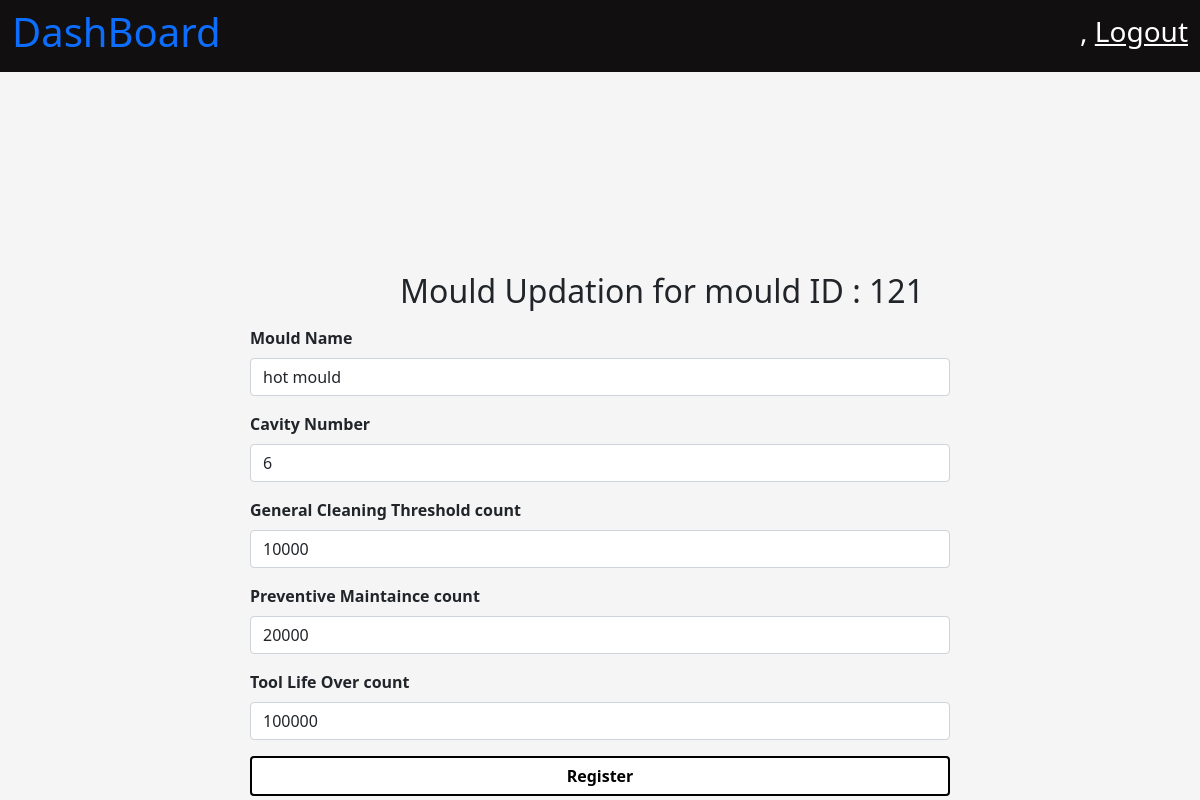
The page /mould/update/121/ (signed in) on the database its author committed.
### mould/models.py (models this page shows, shortened)
class Mould(models.Model):
    mould_id = models.IntegerField(primary_key=True)
    mould_name = models.CharField(max_length=200)
    cavity_number = models.IntegerField()
    registered_date = models.DateTimeField(auto_now_add=True)
    registered_by = models.ForeignKey(User, on_delete=models.PROTECT)
    general_maintaince_cleaning_threshold_value = models.IntegerField()
    preventive_maintaince_clearning_thresold_value = models.IntegerField()
    tool_life = models.IntegerField()
    present_count = models.IntegerField()
    def __str__(self):
        return str(self.mould_id)

### mould/views.py (the view, shortened to what this page needs)
# urls.py: path('update/<int:mould_id>/', views.mould_value_update, name = "MouldValueUpdate"),
@login_required
def mould_value_update(request, mould_id):
    context = {}
    context['mould_id'] = mould_id
    mouldData = Mould.objects.get(mould_id = mould_id)
    print(mouldData)
    context['mouldData'] = mouldData
    context['moldUpdated'] = False
    return render(request, 'mould_value_update.html', context)

### mould/templates/mould_value_update.html (shortened to what this page needs)
{% extends 'base.html' %}
{% load static %}
{% block title %}
    <link
        rel="stylesheet"
        href="{% static 'css/mould_reg.css' %}" >
{% endblock %}
{% block body_content %}
    <nav
        class="navbar navbar-light dashboard_nav">
        <div class="container-fluid dashboard_nav">
            <p class="h1 dashboard_title">
                <a href="{% url 'homePage' %}" style="text-decoration:None;">
                  DashBoard
                </a>
            </p>
            <div class="user_data">
                <p class="h3">
                    {{ request.user.first_name }},
                    <a href="{% url 'userLogout' %}">
                        Logout
                    </a>
                </p>
            </div>
        </div>
    </nav>
    <div class="container">
        <form method="POST" action="." autocomplete="off">
        <legend>
            <p class="h2" style="padding-left : 150px;">
            Mould Updation for mould ID : {{ mould_id }}
            </p>
        </legend>
         <div
            class="mb-3">
            <label
                for="exampleInputEmail1"
                class="form-label">
                <b>
                    Mould Name
                </b>
            </label>
            <input
            type="text"
            name = "mouldName"
            class="form-control"
            id="mouldName"
            aria-describedby="textHelp"
            value = "{{ mouldData.mould_name }}"
            required >
        </div>
         <div
            class="mb-3">
            <label
                for="exampleCavityNumber"
                class="form-label">
                <b>
                Cavity Number
                </b>
            </label>
            <input
            type="number"
            name = "cavityNumber"
            class="form-control"
            id="cavityNumber"
            value="{{ mouldData.cavity_number }}"
            aria-describedby="cavityNumber"
            required >
        </div>
       <div
            class="mb-3">
            <label
                for="exampleThresholdValue"
                class="form-label">
                <b>
                General Cleaning Threshold count
                </b>
            </label>
            <input
            type="number"
            name = "GeneralCleaningthresholdValue"
            class="form-control"
            id="thresholdValue"
            value="{{ mouldData.general_maintaince_cleaning_threshold_value }}"
            aria-describedby="thresholdValue"
            required >
        </div>
        <div
            class="mb-3">
            <label
                for="exampleThresholdValue"
                class="form-label">
                <b>
                Preventive Maintaince count
                </b>
            </label>
            <input
            type="number"
            name = "PreventiveMaintainceValue"
            class="form-control"
            id="thresholdValue"
            value="{{ mouldData.preventive_maintaince_clearning_thresold_value }}"
            aria-describedby="thresholdValue"
            required >
        </div>
        <div
            class="mb-3">
            <label
                for="exampleThresholdValue"
                class="form-label">
                <b>
                Tool Life Over count
                </b>
            </label>
            <input
            type="number"
            name = "toolLifeCount"
            class="form-control"
            id="thresholdValue"
            value="{{ mouldData.tool_life }}"
            aria-describedby="thresholdValue"
            required >
        </div>
        <div
            class="mb-3 submitButton">
            <button type="submit" class="btn btn-primary submitButton customSubmitButton"><b>Register</b></button>
        </div>
        </div>
{% endblock %}

### mould/static/css/mould_reg.css (style rules this page uses)
body { background-color: whitesmoke; }
nav.dashboard_nav { background-color: rgb(17, 15, 15); }
nav.dashboard_nav div.dashboard_nav { color : white; }
nav.dashboard_nav div.user_data p a { color: white; }
div.container { margin-top : 100px; padding: 100px; width: 900px; height: 500px; }
div.container form div button.customSubmitButton { width : 700px; color : black; background-color: white; border : 2px solid black; }

### rows shown on the page
Mould: mouldName "hot mould", cavityNumber "6", GeneralCleaningthresholdValue "10000", PreventiveMaintainceValue "20000", toolLifeCount "100000"

### other values the page prints
{{ mould_id }} "121"
